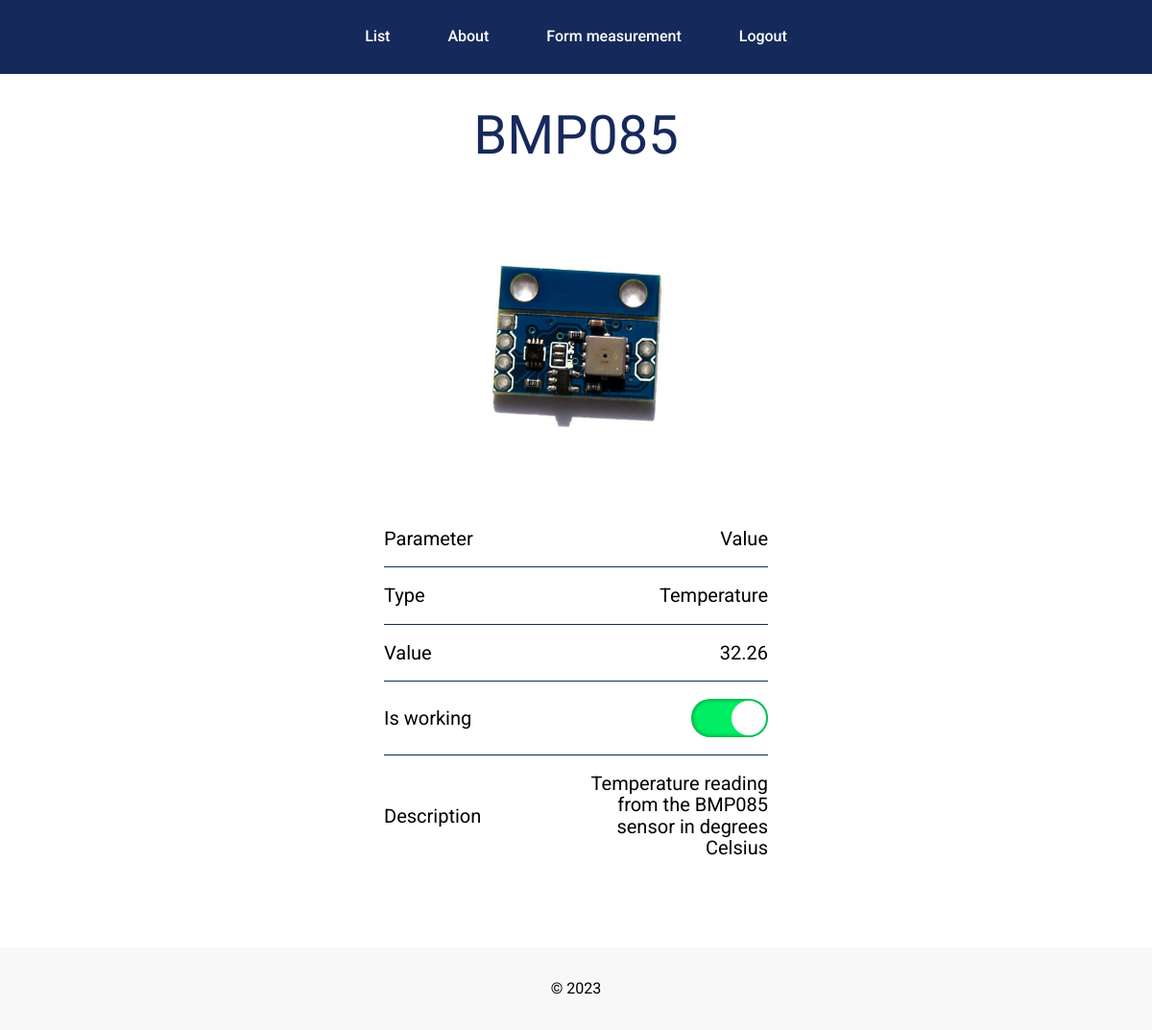
Screenshot of /measurement_details/6/ (signed in) with the database file from the repository.
### pmiot/models.py (models this page shows, shortened)
class Measurement(models.Model):
    measurementName = models.CharField(default='Name', max_length=250)
    measurementType = models.CharField(default='Type', max_length=250)
    description = models.CharField(max_length=250, blank=True, null=True)
    min_value = models.IntegerField(default=0)
    max_value = models.IntegerField(default=100)
    value = models.FloatField(default=0, blank=True, null=True)
    dimension = models.CharField(default='°C', max_length=10)
    isWorking = models.BooleanField(default=False)
    image = models.ImageField(default=None, upload_to='', null=True)
    min_comfort = models.IntegerField(default=0)
    max_comfort = models.IntegerField(default=100)
    need_notification = models.BooleanField(default=False)
    is_notified = models.BooleanField(default=False)
    last_notified = models.DateTimeField(default=None, null=True)
    class Meta:
        ordering = ['measurementName']

### pmiot/views.py (the view)
# urls.py: path('measurement_details/<int:measurement_id>/', views.measurement_details, name='measurement_details'),
@login_required(login_url="/login/")
def measurement_details(request, measurement_id):
    prognose(measurement_id)
    process_data(measurement_id)
    sensor = get_object_or_404(Measurement, pk=measurement_id)
    is_comfortable = (sensor.value > sensor.min_comfort) and (sensor.value < sensor.max_comfort)
    if ((not is_comfortable) and
            ((not sensor.is_notified) or
             (sensor.is_notified and ((datetime.now(KyivTz)-sensor.last_notified).total_seconds() > 30 ))))\
            and (sensor.need_notification and sensor.isWorking): #300
        msg = "Attention! The sensor value is "
        if sensor.value < sensor.min_comfort:
            msg += "lower than comfortable!"
        elif sensor.value > sensor.max_comfort:
            msg += "higher than comfortable!"
        sensor.is_notified = True
        sensor.last_notified = datetime.now(KyivTz)
        sensor.save()
        context = {'details': sensor,
                   'msg': msg}
        return render(request, 'pmiot/measurement_details.html', context)
    else:
        sensor.is_notified = False
    context = {'details': sensor}
    return render(request, 'pmiot/measurement_details.html', context)

### pmiot/prognose/prognose.py (called while the page is built)
def prognose(id):
    dt = datetime.now(KyivTz)
    data = prepare_data(id)
    names = ['Linear Regression','Multi-layer Perceptron Regression', 'Decision Trees Regression','Bayesian Ridge Regression']
    res = []
    res.append(custom_linear_regression(data, dt))
    res.append(custom_mlp_regression(data, dt))
    res.append(custom_decision_trees_regression(data, dt))
    res.append(custom_Bayesian_ridge_regression(data, dt))
    dict = {names[i]: res[i] for i in range(len(names))}
    for key, value in dict.items():
        print(key, ': ', value)
    return dict

def prepare_data(id):
    archive = Archive.objects.filter(sensor_id=id)
    data = pd.DataFrame(list(archive.values('timestamp', 'value')))
    data['timestamp'] = pd.to_datetime(data['timestamp'])
    data['timestamp'] = data['timestamp'].astype(np.int64) // 10**9
    return data

def custom_linear_regression(data, dt):
    X_train, y_train = data[['timestamp']], data['value']
    model = make_pipeline(StandardScaler(), LinearRegression())
    model.fit(X_train, y_train)
    predicted_value = model.predict([[int(dt.timestamp())]])[0]
    return predicted_value

def custom_mlp_regression(data, dt):
    X_train, y_train = data[['timestamp']], data['value']
    model = make_pipeline(StandardScaler(), MLPRegressor(random_state=1, max_iter=500))
    model.fit(X_train, y_train)
    predicted_value = model.predict([[int(dt.timestamp())]])[0]
    return predicted_value

def custom_decision_trees_regression(data, dt):
    X_train, y_train = data[['timestamp']], data['value']
    model = make_pipeline(StandardScaler(), tree.DecisionTreeRegressor())
    model.fit(X_train, y_train)
    predicted_value = model.predict([[int(dt.timestamp())]])[0]
    return predicted_value

def custom_Bayesian_ridge_regression(data, dt):
    X_train, y_train = data[['timestamp']], data['value']
    model = make_pipeline(StandardScaler(), BayesianRidge())
    model.fit(X_train, y_train)
    predicted_value = model.predict([[int(dt.timestamp())]])[0]
    return predicted_value

### pmiot/scheduler/scheduler.py (called while the page is built)
def get_all_topics():
    sensors = Measurement.objects.all()
    topics = {i.pk: i.measurementType for i in sensors}
    return topics

### pmiot/templates/pmiot/measurement_details.html (shortened to what this page needs)
{% extends "pmiot/layout.html" %}
{% block content %}
  <section class="details">
    <div class="_container">
      <div class="details__wrapper">
        <h1 class="details__title">
          {{details.measurementName}}
        </h1>
        <div class="details__image">
          <img src="{{details.image.url}}" alt="{{details.measurementName}}">
        </div>
        <ul class="details-list">
          <li class="details__item">
            <div class="details__column">
              Parameter
            </div>
            <div class="details__column">
              Value
            </div>
          </li>
          <li class="details__item">
            <div class="details__column">
              Type
            </div>
            <div class="details__column">
              {{details.measurementType}}
            </div>
          </li>
          <li class="details__item">
            <div class="details__column">
              Value
            </div>
            <div class="details__column">
              {% if details.isWorking == True %}
                {{details.value}}
              {% elif details.isWorking == False %}
                -
              {% endif  %}
            </div>
          </li>
          <li class="details__item">
            <div class="details__column">
              Is working
            </div>
            <div class="details__column">
              <label for="submit" class="button-turn" data-state="{{details.isWorking}}">
                <span class="button-turn__label"></span>
              </label>
            </div>
          </li>
          <li class="details__item">
            <div class="details__column">
              Description
            </div>
            <div class="details__column">
              {{details.description}}
            </div>
          </li>
        </ul>
      </div>
    </div>
  </section>
{% endblock %}

### pmiot/static/pmiot/styles.css (style rules this page uses)
:root { --color-black--rgb: 0, 0, 0; --color-black: #000000; --color-white--rgb: 255, 255, 255; --color-white: #FFFFFF; --color-grey-010--rgb: 248, 248, 248; --color-grey-010: #F8F8F8; --color-grey-020--rgb: 160, 160, 160; --color-grey-020: #A0A0A0; --color-grey-050--rgb: 217, 217, 217; --color-grey-050: #D9D9D9; --color-grey-100--rgb: 164, 172, 193; --color-grey-100: #A4ACC1; --color-grey-200--rgb: 171, 171, 171; --color-grey-200: #ABABAB; --color-grey-300--rgb: 98, 101, 112; --color-grey-300: #626570; --color-grey-400--rgb: 70, 70, 70; --color-grey-400: #464646; --color-blue-100--rgb: 38, 90, 166; --color-blue-100: #265AA6; --color-blue-200--rgb: 22, 41, 91; --color-blue-200: #16295B; --color-green-100--rgb: 67, 98, 54; --color-green-100: #436236; --color-issue--rgb: 67, 98, 54; --color-issue: #436236; --color-highlight--rgb: 255, 196, 90; --color-highlight: #FFC45A; --color-error--rgb: 255, 0, 28; --color-error: #FF001C; }
html { background-color: var(--color-bg-primary); color: var(--color-text-primary); }
@media (min-width: 1200px) { :root { --wrap: 2.604vw; --wrap-1: 18.489vw; --wrap-2: 22.708vw; --wrap-colored: calc(var(--wrap-1) - var(--wrap)); } }
* { -webkit-tap-highlight-color: transparent; }
*, *::before, *::after { -webkit-box-sizing: border-box; box-sizing: border-box; }
* { -webkit-text-size-adjust: 100%; -moz-text-size-adjust: 100%; -ms-text-size-adjust: 100%; text-size-adjust: 100%; }
body, input, textarea, button, select { font-family: "Roboto", sans-serif; }
html, body { overflow-x: hidden; height: unset !important; font-weight: 400; font-size: 1rem; line-height: 140%; color: var(--color-black); background-color: var(--color-white); }
._container { width: 100%; padding: 0 var(--wrap); margin: 0; }
.details__wrapper > * + * { margin-top: 3rem; }
.details__title { margin: 0; font-family: "Roboto", sans-serif; font-weight: normal; line-height: 116%; font-weight: 400; text-align: center; color: var(--color-blue-200); }
@media (min-width: 1200px) { .details__title { font-size: 3.5rem; } }
.details-list { max-width: 400px; margin-left: auto; margin-right: auto; }
.details-list > * + * { border-top: 1px solid var(--color-blue-200); margin-top: 18px; padding-top: 18px; }
.details__item { display: flex; justify-content: space-between; align-items: center; font-size: 20px; }
.details__item:nth-child(1) { text-align: left; }
.details__item:nth-child(2) { text-align: right; }
.details__item > * + * { margin-left: 0.6em; }
.details__column { position: relative; z-index: 0; display: flex; width: 100%; }
.details__column:nth-child(1) { justify-content: flex-start; text-align: left; }
.details__column:nth-child(2) { justify-content: flex-end; text-align: right; }
.details__column > * { position: relative; z-index: 0; }
.button-turn { display: flex; justify-content: center; align-items: center; width: 100%; max-width: 80px; }
.button-turn__label { position: relative; display: block; width: 100%; height: 40px; -webkit-appearance: none; appearance: none; border-radius: 2rem; box-shadow: inset 0 0 5px rgb(0 0 0 / 50%); cursor: pointer; outline: none; background: red; }
.button-turn__label::before { content: ""; width: 40px; height: 40px; border-radius: 50%; background: #fff; position: absolute; top: 0; left: 0; transition: transform 0.6s ease; transform: scale(0.9); }
.button-turn[data-state="True"] .button-turn__label::before { transform: translateX(100%) scale(0.9); background: #fff; }
.button-turn[data-state="True"] .button-turn__label { background: #00ed64; }
.details__image { display: flex; justify-content: center; align-items: center; margin-left: auto; margin-right: auto; width: 100%; max-width: 280px; }
.details__image img { width: 100%; height: auto; }

### rows the page displays
Measurement: measurementName "BMP085", image (picture), measurementType "Temperature", value "32.26", description "Temperature reading from the BMP085 sensor in degrees Celsius"
